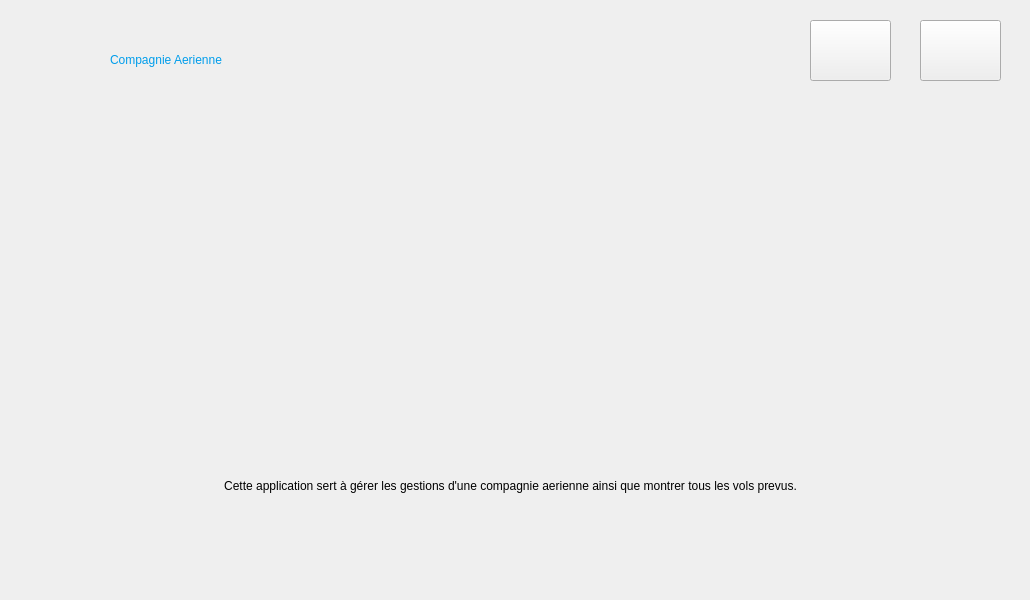
    <widget class="QWidget" name="page_11">
     <widget class="QLabel" name="label_64">
      <property name="geometry">
       <rect>
        <x>10</x>
        <y>0</y>
        <width>1011</width>
        <height>591</height>
       </rect>
      </property>
      <property name="text">
       <string/>
      </property>
      <property name="pixmap">
       <pixmap>../../../Downloads/—Pngtree—airplane aviation_8402151.png</pixmap>
      </property>
      <property name="scaledContents">
       <bool>true</bool>
      </property>
      <property name="alignment">
       <set>Qt::AlignCenter</set>
      </property>
     </widget>
     <widget class="QLabel" name="label_66">
      <property name="geometry">
       <rect>
        <x>10</x>
        <y>12</y>
        <width>81</width>
        <height>71</height>
       </rect>
      </property>
      <property name="text">
       <string/>
      </property>
      <property name="pixmap">
       <pixmap>../image/fly.png</pixmap>
      </property>
      <property name="scaledContents">
       <bool>true</bool>
      </property>
     </widget>
     <widget class="QLabel" name="label_73">
      <property name="geometry">
       <rect>
        <x>110</x>
        <y>50</y>
        <width>241</width>
        <height>20</height>
       </rect>
      </property>
      <property name="styleSheet">
       <string notr="true">font: 14pt &quot;Arial Rounded MT Bold&quot;;
color: rgb(0, 157, 235);</string>
      </property>
      <property name="text">
       <string>Compagnie Aerienne</string>
      </property>
     </widget>
     <widget class="QLabel" name="label_74">
      <property name="geometry">
       <rect>
        <x>15</x>
        <y>470</y>
        <width>991</width>
        <height>31</height>
       </rect>
      </property>
      <property name="whatsThis">
       <string>&lt;html&gt;&lt;head/&gt;&lt;body&gt;&lt;p align=&quot;center&quot;&gt;Cette application sert à gérer les gestions d'un compagnie aerienne ainsi que montrer tous les vols prevus.&lt;/p&gt;&lt;/body&gt;&lt;/html&gt;</string>
      </property>
      <property name="styleSheet">
       <string notr="true">font: 15pt &quot;Calibri&quot;;</string>
      </property>
      <property name="text">
       <string>Cette application sert à gérer les gestions d'une compagnie aerienne ainsi que montrer tous les vols prevus.</string>
      </property>
      <property name="alignment">
       <set>Qt::AlignCenter</set>
      </property>
     </widget>
     <widget class="QPushButton" name="pushButton_13">
      <property name="geometry">
       <rect>
        <x>810</x>
        <y>20</y>
        <width>81</width>
        <height>61</height>
       </rect>
      </property>
      <property name="cursor">
       <cursorShape>PointingHandCursor</cursorShape>
      </property>
      <property name="text">
       <string/>
      </property>
      <property name="icon">
       <iconset>
        <normaloff>../image/airplane(1).png</normaloff>../image/airplane(1).png</iconset>
      </property>
      <property name="iconSize">
       <size>
        <width>50</width>
        <height>50</height>
       </size>
      </property>
     </widget>
     <widget class="QPushButton" name="pushButton_14">
      <property name="geometry">
       <rect>
        <x>920</x>
        <y>20</y>
        <width>81</width>
        <height>61</height>
       </rect>
      </property>
      <property name="cursor">
       <cursorShape>PointingHandCursor</cursorShape>
      </property>
      <property name="text">
       <string/>
      </property>
      <property name="icon">
       <iconset>
        <normaloff>../image/security.png</normaloff>../image/security.png</iconset>
      </property>
      <property name="iconSize">
       <size>
        <width>50</width>
        <height>50</height>
       </size>
      </property>
     </widget>
    </widget>
